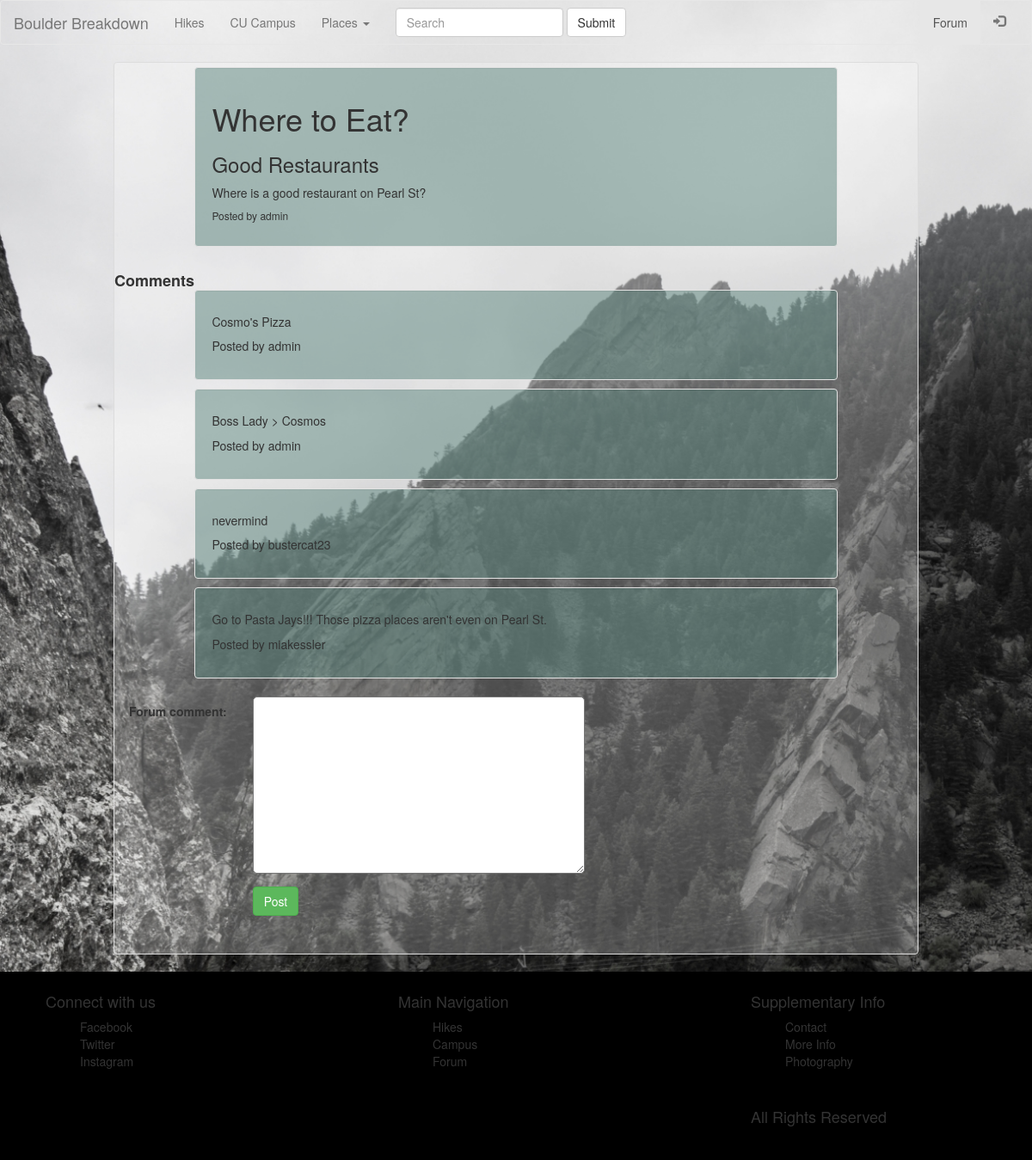
The app's page /forum/3/create_comment/ (signed in) with its own data.
### forum/models.py (models this page shows, shortened)
class Forum(models.Model):
	user = models.ForeignKey(settings.AUTH_USER_MODEL, default=1)
	article_title = models.CharField(max_length=250)
	article_subject = models.CharField(max_length=250)
	article_body = models.TextField(max_length=2000)
	def __str__(self):
		return self.article_title + '-' + self.user.username

class Comment(models.Model):
	user = models.ForeignKey(settings.AUTH_USER_MODEL, default=1)
	forum = models.ForeignKey(Forum, on_delete=models.CASCADE)
	forum_comment = models.TextField(max_length=1000)

### forum/views.py (the view, shortened to what this page needs)
# urls.py: url(r'^(?P<forum_id>[0-9]+)/create_comment/$', views.create_comment, name='create_comment'),
def create_comment(request, forum_id):
    if not request.user.is_authenticated():
        return render(request, 'forum/login.html', {'error_message': 'You must login or register to post comments'})
    else:
        form = CommentForm(request.POST or None, request.FILES or None)
        forum = get_object_or_404(Forum, pk=forum_id)
        context = {
            'forum': forum,
            'form': form,
        }
    return render(request, 'forum/create_comment.html', context)

### forum/forms.py
class CommentForm(forms.ModelForm):
    class Meta:
        model = Comment
        fields = ['forum_comment']

### forum/templates/forum/create_comment.html (shortened to what this page needs)
{% extends 'forum/base.html' %}
{% block forum_active %}active{% endblock %}
{% block body %}
<div class="container-fluid">
        <div class="panel panel-default">
                <div class="panel-body">
                    <div class="row">
                        <div class="well">
                            <h1>{{ forum.article_title }}</h1>
                            <h3>{{ forum.article_subject }}</h3>
                            <p>{{ forum.article_body }}</p>
                            <h6>Posted by {{ forum.user }}</h6>
                        </div>
                    </div>
                    <div class="row">
                            <h4><strong>Comments</strong></h4>
                            {% for comment in forum.comment_set.all %}
                                <div class="well">
                                    <h5>{{ comment.forum_comment }}</h5>
                                    <p>Posted by {{ comment.user }}</p>
                                </div>
                            {% endfor %}
                    </div>
                    <form class="form-horizontal" role="form" action="" method="post" enctype="multipart/form-data">
                        <div class="row">
                        {% include 'forum/form_template.html' %}
                            <div class="form-group">
                                <div class="col-sm-offset-2 col-sm-10">
                                    <button type="submit" class="btn btn-success">Post</button>
                                </div>
                            </div>
                        </div>
                    </form>
                </div>
        </div>
</div>
{% endblock %}

### hikes/static/hikes/style.css (style rules this page uses)
body { background-image: url(../hikes/img/bw_mountain.jpg); background-repeat: no-repeat; background-size: cover; background-attachment: fixed; }
.panel { margin-left: 10%; margin-right: 10%; background:rgba(255,255,255,0.25); }
.well { margin-left: 10%; margin-right: 10%; margin-top: -10px; background:rgba(91,132,125,0.5); }
#id_forum_comment { width: 50%; border-radius: 5px; }

### records on screen
Forum: article_title "Where to Eat?", article_subject "Good Restaurants", article_body "Where is a good restaurant on Pearl St?", user "admin"
Comment: forum_comment "Cosmo's Pizza", user "admin"
Comment: forum_comment "Boss Lady > Cosmos", user "admin"
Comment: forum_comment "nevermind", user "bustercat23"
Comment: forum_comment "Go to Pasta Jays!!! Those pizza places aren't even on Pearl St.", user "miakessler"

### other values on screen
{{ field.label_tag }} "Forum comment:"
